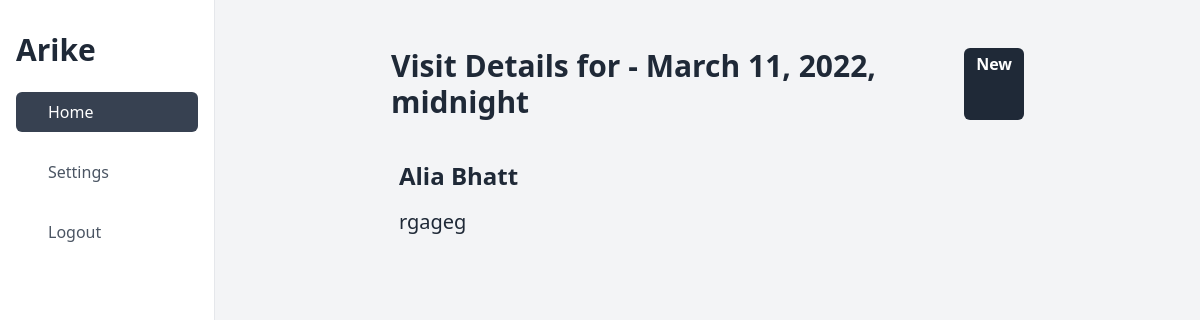
Before: /list/visitdetails/2 with the older database file.
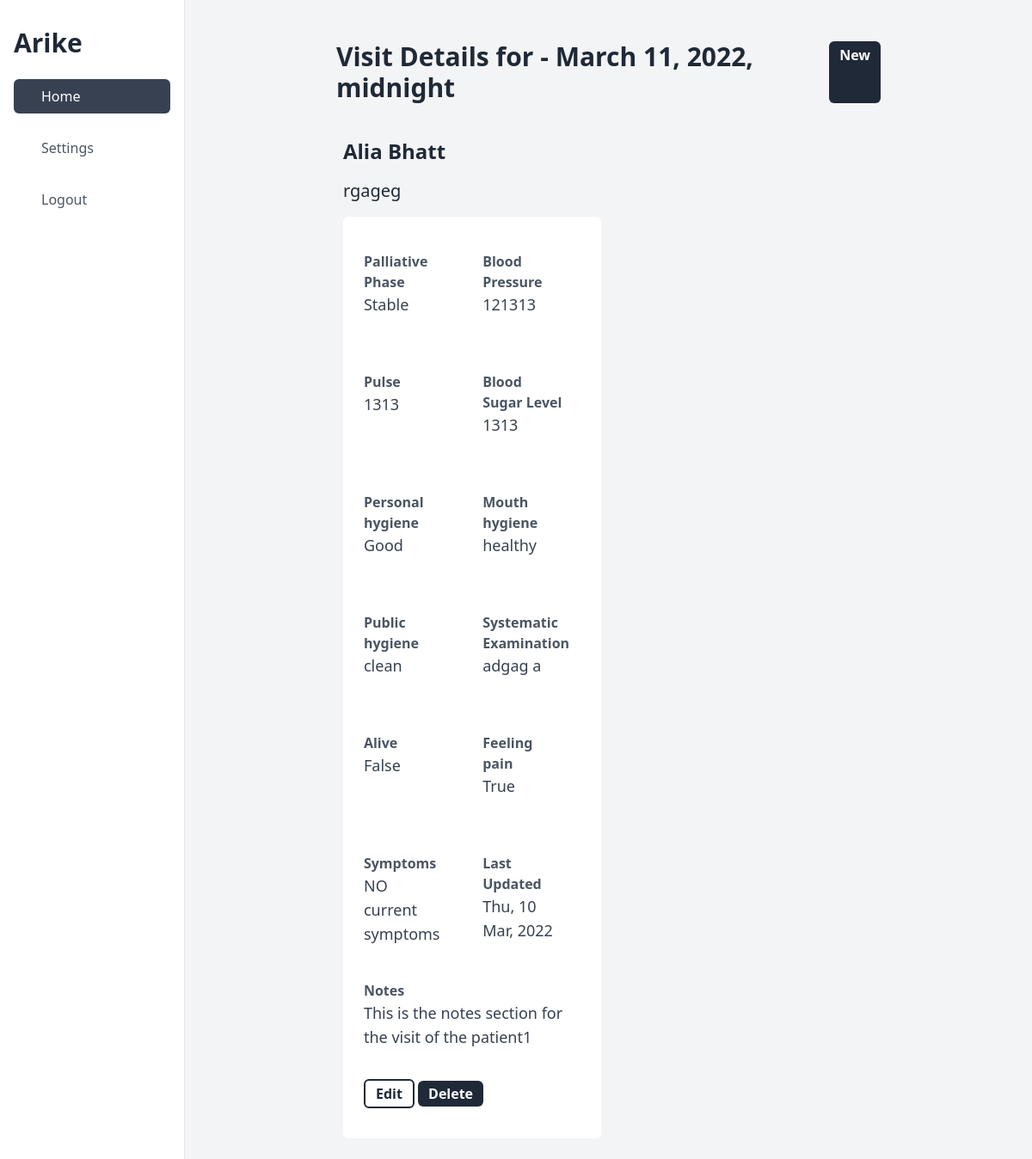
After: the same page with the newer database file.
### apps/models.py (models this page shows)
class VisitSchedule(models.Model):
    date_time = models.DateTimeField()
    duration = models.CharField(max_length=35)
    patient = models.ForeignKey(Patient, on_delete=models.PROTECT, null=True)
    nurse = models.ForeignKey(CustomUser, on_delete=models.PROTECT, null=True)
    cancelled = models.BooleanField(default=False, null=True)
    created_at = models.DateTimeField(auto_now_add=True)
    updated_at = models.DateTimeField(auto_now=True)
    deleted = models.BooleanField(default=False)

class Patient(models.Model):
    full_name = models.CharField(max_length=150)
    date_of_birth = models.DateField()
    address = models.TextField(default="")
    landmark = models.CharField(max_length=100)
    phone = models.CharField(max_length=14, validators=[phone_number_regex])
    gender = models.CharField(max_length=20, choices=GENDER_CHOICES)
    emergency_phone_number = models.CharField(
        max_length=14, validators=[phone_number_regex]
    )
    expired_time = models.DateTimeField(blank=True, null=True)
    ward = models.ForeignKey(Ward, on_delete=models.PROTECT)
    facility = models.ForeignKey(Facility, on_delete=models.PROTECT, null=True)
    nurse = models.ForeignKey(
        CustomUser, blank=False, on_delete=models.PROTECT, null=True
    )
    created_at = models.DateTimeField(auto_now_add=True)
    updated_at = models.DateTimeField(auto_now=True)
    deleted = models.BooleanField(default=False)
    def __str__(self):
        return self.full_name

class VisitDetails(models.Model):
    pallative_phase = models.CharField(
        max_length=100, choices=PALLIATIVE_PHASES, default=PALLIATIVE_PHASES[0][1]
    )
    blood_pressure = models.IntegerField()
    pulse = models.IntegerField()
    General_Random_Blood_Sugar = models.CharField(max_length=6)
    Personal_hygiene = models.CharField(max_length=100)
    Mouth_hygiene = models.CharField(max_length=100)
    Public_hygiene = models.CharField(max_length=100)
    systematic_examination = models.TextField()
    patient_at_peace = models.BooleanField(default=True)
    pain = models.BooleanField(default=True)
    symptoms = models.TextField()
    visit_schedule = models.ForeignKey(
        VisitSchedule, on_delete=models.PROTECT, null=True
    )
    notes = models.TextField(null=True)
    created_at = models.DateTimeField(auto_now_add=True)
    updated_at = models.DateTimeField(auto_now=True)
    deleted = models.BooleanField(default=False)

### apps/views.py (the view)
# urls.py: path("list/visitdetails/<int:visit_schedule_id>", VisitDetailsListView.as_view()),
class VisitDetailsListView(ListView):
    model = VisitDetails
    template_name = "VisitDetails/list.html"
    context_object_name = "objects"
    def get_queryset(self):
        visit_schedule_id = self.kwargs["visit_schedule_id"]
        visitschedule = VisitSchedule.objects.get(pk=visit_schedule_id)
        objects = VisitDetails.objects.filter(
            deleted=False, visit_schedule=visitschedule
        ).order_by("-updated_at")
        return objects
    def get_context_data(self, **kwargs):
        context = super().get_context_data(**kwargs)
        context["visitschedule"] = VisitSchedule.objects.get(
            pk=self.kwargs["visit_schedule_id"]
        )
        return context

### templates/VisitDetails/list.html
{% extends "base_dashboard.html" %}
{% block content %}
    <div class="flex justify-between  my-8">
        <h1 class="text-3xl font-bold text-gray-800">Visit Details for - {{ visitschedule.date_time }}</h1>
        <a class="bg-gray-800 text-white font-bold text-1xl px-3 py-1 rounded-md text-center" href="/create/visitdetails/{{ visitschedule.id  }}">New</a>
    </div>
    <h1 class="text-2xl font-bold text-gray-800 m-2">{{ visitschedule.patient }}</h1>
    <h1 class="text-xl font-regular text-gray-800 m-2">{{ visitschedule.patient.address }}</h1>
    <div class="grid grid-cols-2 ">
        {% for object in objects %}
        <div class="px-3 py-2 bg-white m-2 rounded-md ">
            <div class="grid grid-cols-2 ">
                <div class="pr-12 pl-3 py-2 mr-8 my-6">
                    <p class="text-gray-600 font-bold text-md">Palliative Phase</p>
                    <p class="text-gray-700 font-regular text-lg">{{ object.pallative_phase}}</p>
                </div>
                <div class="pr-12 pl-3 py-2 mr-8 my-6">
                    <p class="text-gray-600 font-bold text-md">Blood Pressure</p>
                    <p class="text-gray-700 font-regular text-lg">{{ object.blood_pressure }}</p>
                </div>
                <div class="pr-12 pl-3 py-2 mr-8 my-6">
                    <p class="text-gray-600 font-bold text-md">Pulse</p>
                    <p class="text-gray-700 font-regular text-lg">{{ object.pulse }}</p>
                </div>
                <div class="pr-12 pl-3 py-2 mr-8 my-6">
                    <p class="text-gray-600 font-bold text-md">Blood Sugar Level</p>
                    <p class="text-gray-700 font-regular text-lg">{{ object.General_Random_Blood_Sugar }}</p>
                </div>
                <div class="pr-12 pl-3 py-2 mr-8 my-6">
                    <p class="text-gray-600 font-bold text-md">Personal hygiene</p>
                    <p class="text-gray-700 font-regular text-lg">{{ object.Personal_hygiene }}</p>
                </div>
                <div class="pr-12 pl-3 py-2 mr-8 my-6">
                    <p class="text-gray-600 font-bold text-md">Mouth hygiene</p>
                    <p class="text-gray-700 font-regular text-lg">{{ object.Mouth_hygiene}}</p>
                </div>
                <div class="pr-12 pl-3 py-2 mr-8 my-6">
                    <p class="text-gray-600 font-bold text-md">Public hygiene</p>
                    <p class="text-gray-700 font-regular text-lg">{{ object.Public_hygiene }}</p>
                </div>
                <div class="pr-12 pl-3 py-2 mr-8 my-6">
                    <p class="text-gray-600 font-bold text-md">Systematic Examination</p>
                    <p class="text-gray-700 font-regular text-lg">{{ object.systematic_examination }}</p>
                </div>
                <div class="pr-12 pl-3 py-2 mr-8 my-6">
                    <p class="text-gray-600 font-bold text-md">Alive</p>
                    <p class="text-gray-700 font-regular text-lg">{{ object.patient_at_peace }}</p>
                </div>
                <div class="pr-12 pl-3 py-2 mr-8 my-6">
                    <p class="text-gray-600 font-bold text-md">Feeling pain</p>
                    <p class="text-gray-700 font-regular text-lg">{{ object.pain }}</p>
                </div>
                <div class="pr-12 pl-3 py-2 mr-8 my-6">
                    <p class="text-gray-600 font-bold text-md">Symptoms</p>
                    <p class="text-gray-700 font-regular text-lg">{{ object.symptoms }}</p>
                </div>
                <div class="pr-12 pl-3 py-2 mr-8 my-6">
                    <p class="text-gray-600 font-bold text-md">Last Updated</p>
                    <p class="text-gray-700 font-regular text-lg">{{ object.updated_at | date:"D, d M, Y" }}</p>
                </div>
            </div>
            <div class="pr-12 pl-3 py-2 mr-8 my-3">
                <p class="text-gray-600 font-bold text-md">Notes</p>
                <p class="text-gray-700 font-regular text-lg">{{ object.notes }}</p>
            </div>
            <div class="pr-12 pl-3 py-2 mr-8 my-6">
                <a class="bg-white text-gray-800 font-bold text-1xl px-3 py-1 rounded-md text-center border-2 border-gray-800" href="/update/visitdetails/{{ object.id }}">Edit</a>
                <a class="bg-gray-800 text-white font-bold text-1xl px-3 py-1 rounded-md text-center" href="/delete/visitdetails/{{ object.id }}">Delete</a>
            </div>
        </div>
        {% endfor %}
    </div>
{% endblock content %}

### templates/base_dashboard.html (shortened to what this page needs)
{% load static tailwind_tags %}
<!DOCTYPE html>
<html lang="en">
<head>
    {% tailwind_css %}
</head>
<body>
    <div class="flex">
        <div class="flex flex-col w-64 h-screen px-4 py-8 overflow-y-auto border-r">
        <h2 class="text-3xl font-semibold text-left text-gray-800">Arike</h2>
        <div class="flex flex-col justify-between mt-6">
            <aside>
            <ul>
                <li>
                <a class="flex items-center px-4 py-2 text-white bg-gray-700 rounded-md " href="#">
                    <span class="mx-4 font-medium">Home</span>
                </a>
                </li>
                <li>
                <a class="flex items-center px-4 py-2 mt-5 text-gray-600 rounded-md hover:bg-gray-200" href="#">
                    <span class="mx-4 font-medium">Settings</span>
                </a>
                </li>
                <li>
                    <a class="flex items-center px-4 py-2 mt-5 text-gray-600 rounded-md hover:bg-gray-200" href="/logout">
                        <span class="mx-4 font-medium">Logout</span>
                    </a>
                    </li>
            </ul>
            </aside>
        </div>
        </div>
        <div class="w-screen h-screen p-4  overflow-y-auto bg-gray-100">
        <div class="flex flex-col px-40">
            {% block content %}
            {% endblock content %}
        </div>
    </div>
</body>
</html>

Changed rows visible on the page:
added VisitDetails: pallative_phase "Stable", blood_pressure "121313", pulse "1313", General_Random_Blood_Sugar "1313", Personal_hygiene "Good", Mouth_hygiene "healthy", Public_hygiene "clean", systematic_examination "adgag a", patient_at_peace "False", pain "True", symptoms "NO current symptoms", updated_at "Thu, 10 Mar, 2022", notes "This is the notes section for the visit of the patient1"
